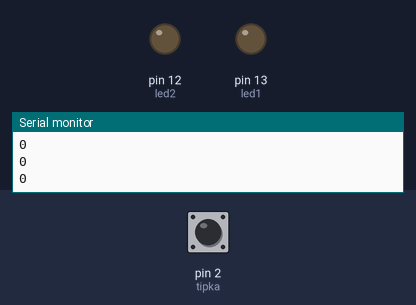
A program run on a simulated Arduino Uno, built with avr-gcc and run on an emulated ATmega328P. On the bench: output pins drawn as LEDs (lit = HIGH), the last lines printed to the serial monitor. Dashed ring = blinking. Inputs (shaded band) come from the test bench; at power-on: pin 2 (tipka) LOW.

Above: at 1.2 s.
1.3 s: pin 2 (tipka) driven HIGH
At 2.5 s:
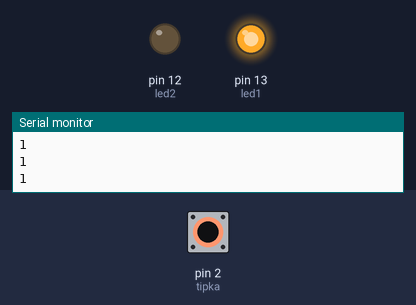
2.8 s: pin 2 (tipka) pulsed LOW 5 times (0.12 s each, 0.3 s apart)
At 3.45 s:
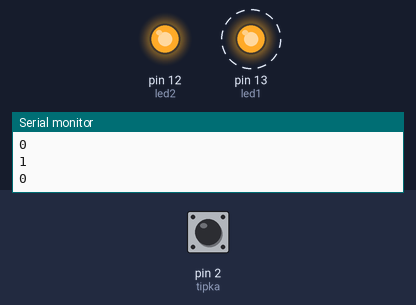
At 5.1 s:
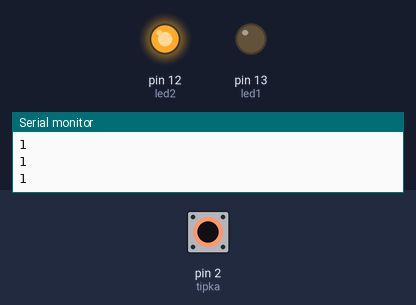
Timing chart, 0 to 6.6 s (numbered marks = the images above; inputs shaded):
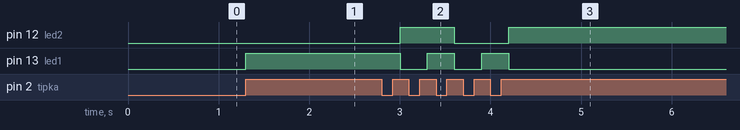

The program:

main.cpp
```cpp
#include <Arduino.h>
#define tipka 2
#define led1 13
#define led2 12

uint8_t staro_stanje;
uint8_t preklopi = 0;
uint8_t stevec = 0;

void setup()
{
  pinMode(tipka, INPUT);
  pinMode(led1, OUTPUT);
  pinMode(led2, OUTPUT);
  Serial.begin(9600);
}

void loop()
{
  uint8_t stanje_tipke;
  stanje_tipke = digitalRead(tipka);
  if ((staro_stanje == 0) && (stanje_tipke == 1))
  {
    preklopi = 1;
    stevec = stevec + 1;
  }
  else
  {
    preklopi = 0;
  }
  if (preklopi == 1)
  {
    digitalWrite(led1, stevec&0x01);
    digitalWrite(led2, ((stevec>>1)&0x01));
  }
  Serial.println(stanje_tipke);
  staro_stanje = stanje_tipke;
  delay(100);
}
```

Measured:
- after the input at 1.3 s, pin 13 (led1): LOW → HIGH at once
- after the input at 2.8 s, pin 12 (led2): LOW → HIGH after 0.20 s, → LOW 0.60 s later, → HIGH 0.60 s later; pin 13 (led1): alternates HIGH for 0.30 s and LOW for 0.30 s, 5 changes in all, then stays LOW, starting after 0.20 s
